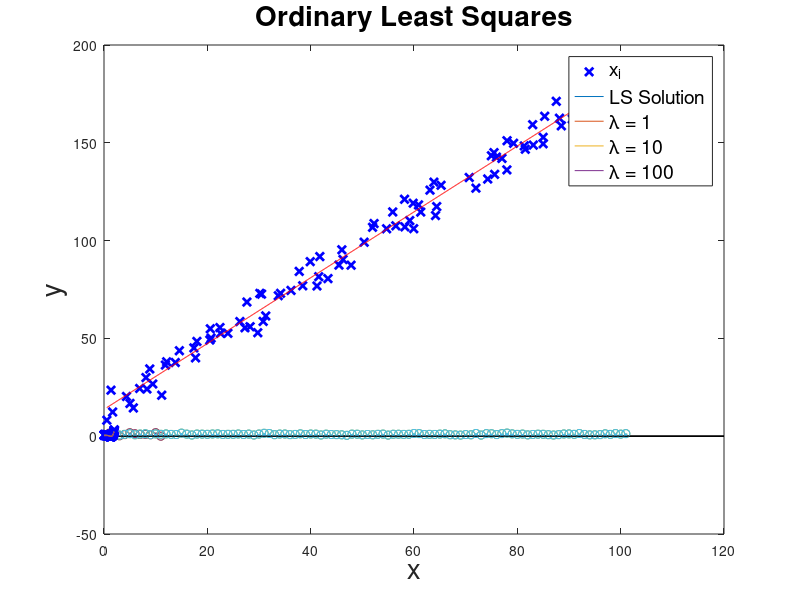
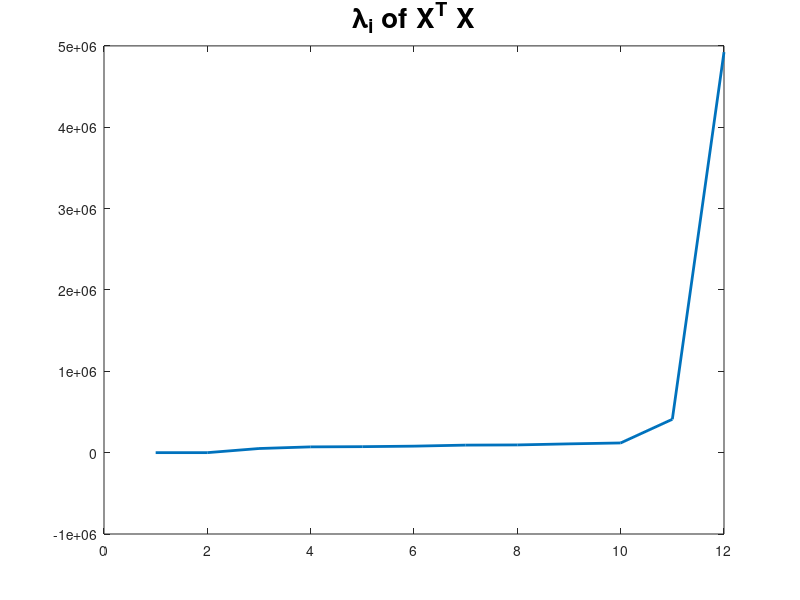
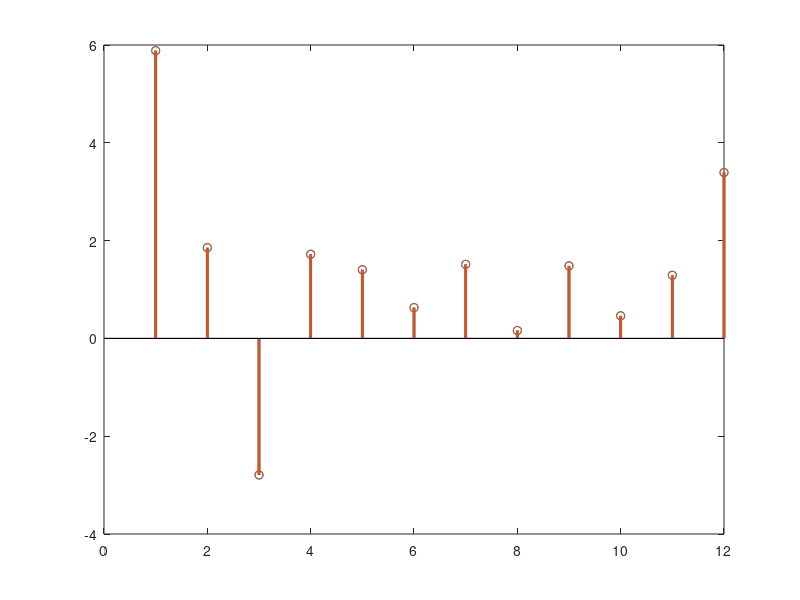

These charts were generated, in order, by the following MATLAB code:
%% 1D OLS Example
clear all;
% m: #of data points
% d: #of feature
% w_true: true weights
% w_ols: Ordinary Least Square solution

m = 100;
d = 1;
w_true = 2*rand(d+1,1);
X = [ones(m,1),100*rand(m,d)];
y = X*w_true + 20*rand(m,1);

x_cont = [min(X(:,2)):0.1:max(X(:,2))]';
x_cont = [ones(length(x_cont),1),x_cont];

w_ols = inv(X'*X)*X'*y;


figure(1)
p1 = plot(X(:,2),y,'x','LineWidth',2,'Color',[0,0,1]);
hold on;
p2 = plot(x_cont(:,2),x_cont*w_ols,'Color',[1,0,0]);
title('Ordinary Least Squares','FontSize',20);
xlabel('x','FontSize',20);
ylabel('y','FontSize',20);
legend([p1,p2],{'x_i','LS Solution'},'FontSize',14);

%% d-D OLS example 
% m > d
clear all;
m = 100;
d = 10;

w_true = 2*rand(d+1,1);
X = [ones(m,1),100*rand(m,d)];
y = X*w_true + 0*rand(m,1);

[U,S,V] = svd(X);
U = U(:,[1:11]);
S = diag(S);

w_ols = (X'*X)^-1*X'*y;
w_ols2 = V*diag(1./S)*U'*y;

stem(w_ols,'LineWidth',2);
hold on;
stem(w_ols2,'LineWidth',2);
(w_ols-w_ols2)'*(w_ols-w_ols2)
%% d-D OLS example 
% m < d
clear all;
m = 10;
d = 100;

w_true = 2*rand(d+1,1);
X = [ones(m,1),100*rand(m,d)];
y = X*w_true + 10*rand(m,1);

[U,S,V] = svd(X);
V = V(:,[1:10]);
S = diag(S);

w_ols = pinv(X'*X)*X'*y;
w_ols2 = V*diag(1./S)*U'*y;

stem(w_ols,'LineWidth',2);
hold on;
stem(w_ols2,'LineWidth',2);
(w_ols-w_ols2)'*(w_ols-w_ols2)
%% Linearly Dependent Column
%Truncated SVD
clear all;
m = 100;
d = 10;

w_true = 2*rand(d+2,1);
X = [ones(m,1),100*rand(m,d)];
X = [X,2*X(:,1)+3*X(:,3)];
y = X*w_true + 10*rand(m,1);

[U,S,V] = svd(X);
U = U(:,[1:12]);
S = diag(S);

figure;
plot(eig(X'*X),'LineWidth',2);
title('\lambda_i of X^T X','FontSize',20)

truncation_index = 11;
U = U(:,[1:truncation_index]);
V = V(:,[1:truncation_index]);
S = S([1:truncation_index]);


w_ols = pinv(X'*X)*X'*y;
w_ols2 = V*diag(1./S)*U'*y;

figure;
stem(w_ols,'LineWidth',2);
hold on;
stem(w_ols2,'LineWidth',2);
(w_ols-w_ols2)'*(w_ols-w_ols2)
%% Polynomial Regression
clear all;
% m: #of data points
% d: #of feature
% w_true: true weights
% w_ols: Ordinary Least Square solution

m = 100;
d = 5;
w_true = [0.4,-0.3,0.5,-0.25,-1,0.6]';
x = 2*rand(m,1);
X = [ones(m,1)];
for i = 1:d
    X = [X,x.^i];
end
y = X*w_true + 1/2*rand(m,1);

d = 10;
X = [ones(m,1)];
for i = 1:d
    X = [X,x.^i];
end

w_ols = inv(X'*X)*X'*y;
w_ols2 = inv(X'*X + 1*eye(11))*X'*y;
w_ols3 = inv(X'*X + 10*eye(11))*X'*y;
w_ols4 = inv(X'*X + 100*eye(11))*X'*y;

x_cont = [min(X(:,2)):0.1:max(X(:,2))]';
X_cont = ones(length(x_cont),1);
for i = 1:d
    X_cont = [X_cont,x_cont.^i];
end


figure(1)
p1 = plot(X(:,2),y,'x','LineWidth',2,'Color',[0,0,1]);
hold on;
p2 = plot(x_cont,X_cont*w_ols);
p3 = plot(x_cont,X_cont*w_ols2);
p4 = plot(x_cont,X_cont*w_ols3);
p5 = plot(x_cont,X_cont*w_ols4);
title('Ordinary Least Squares','FontSize',20);
xlabel('x','FontSize',20);
ylabel('y','FontSize',20);
legend([p1,p2,p3,p4,p5],{'x_i','LS Solution','\lambda = 1','\lambda = 10'...
   ,'\lambda = 100' },'FontSize',14);

w_ols = inv(X'*X)*X'*y;